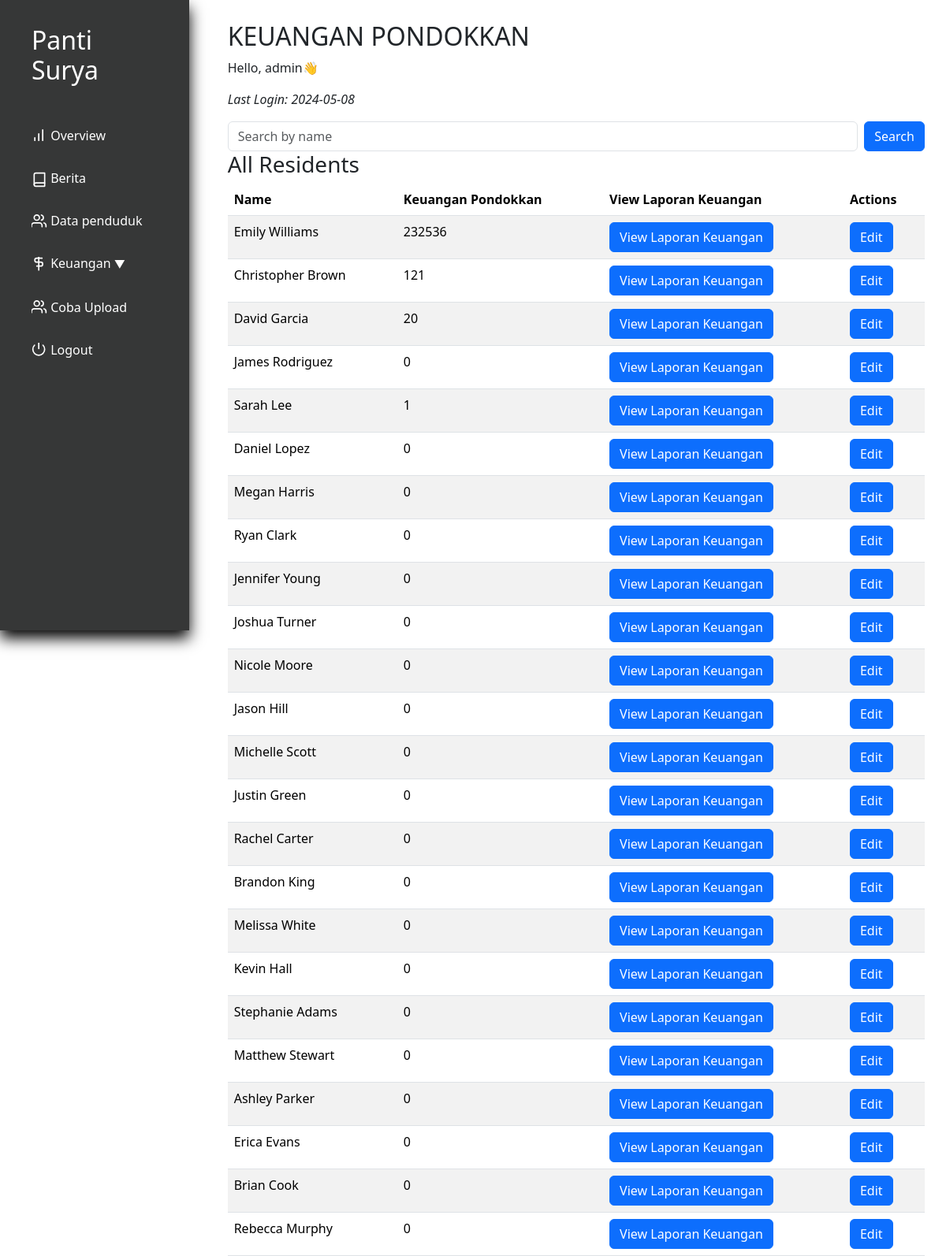
Before: /keuangan_pondokkan.php (signed in) with the older database file.
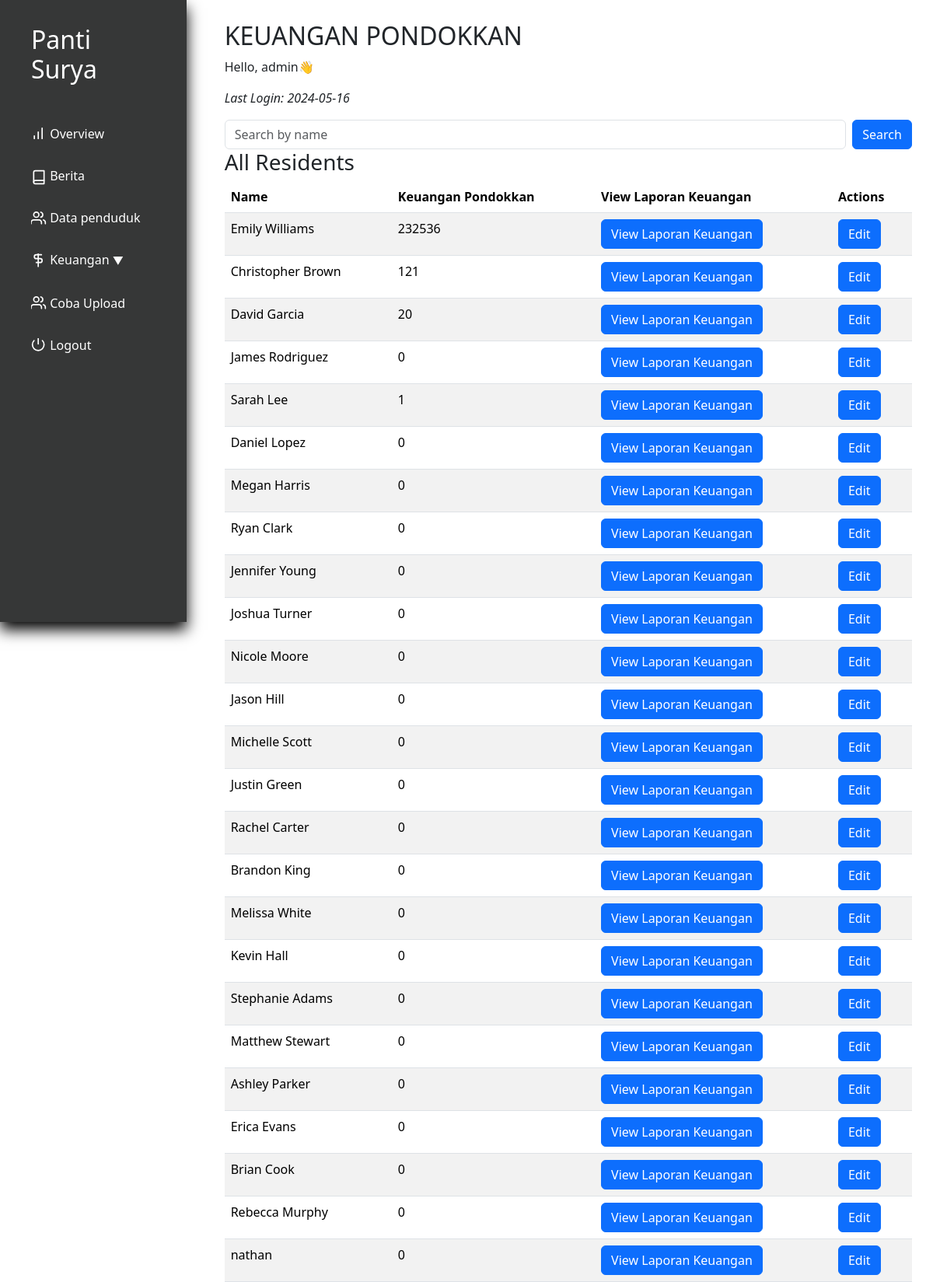
After: the same page with the newer database file.
### tables this page shows
CREATE TABLE `penduduk` (
  `id` int(11) NOT NULL,
  `nama` varchar(250) NOT NULL,
  `alamat` varchar(100) NOT NULL,
  `pengobatan_terakhir` date DEFAULT NULL,
  `email` varchar(200) DEFAULT NULL,
  `notelp` varchar(15) NOT NULL,
  `keuangan_pondokkan` int(11) NOT NULL,
  `keuangan_tabungan` int(11) NOT NULL,
  `keuangan_obat` int(11) NOT NULL,
  `keuangan_total` int(11) NOT NULL,
  `profile_picture` varchar(100) NOT NULL
);

### utils.php (called while the page is built, shortened)
<?php
    class myDB{
        private $host = "localhost";
        private $username = "root";
        private $password = "";
        private $database = "pantisurya";
        private $db;
        function __construct(){
            if ($this->db == null){
                try {
                    $this->db = new PDO("mysql:host=$this->host;dbname=$this->database", $this->username, $this->password);
                    $this->db->setAttribute(PDO::ATTR_ERRMODE, PDO::ERRMODE_EXCEPTION);
                } catch(PDOException $e) {
                    echo "Connection failed: " . $e->getMessage();
                }
            }
        }
        public function prepare($query) {
            return $this->db->prepare($query);
        }
    }
?>

### keuangan_pondokkan.php (the view, shortened to what this page needs)
<?php
require "utils.php";
$db = new myDB();
$stmt_all_residents = $db->prepare("SELECT * FROM penduduk");
$stmt_all_residents->execute();
$residents = $stmt_all_residents->fetchAll(PDO::FETCH_ASSOC);
?>
<!DOCTYPE html>
<html lang="en">
<head>
    <link href="https://cdn.jsdelivr.net/npm/bootstrap@5.3.3/dist/css/bootstrap.min.css" rel="stylesheet">
    <link rel="stylesheet" href="layout/indexstyle.css">
</head>
<body>
    <div class="app">
        <div class="dashboard">
            <?php include 'nav.php'?>
            <div class="main">
                <h2>KEUANGAN PONDOKKAN</h2>
                <p>Hello, <?php echo isset($_SESSION["username"]) ? $_SESSION["username"] : 'N/A'; ?>👋</p>
                <p style="font-style: italic;">Last Login: <?php echo isset($_SESSION["last_access"]) ? $_SESSION["last_access"] : 'N/A'; ?></p>
                <div class="search-bar">
                    <form method="POST" class="d-flex">
                        <input type="text" name="search" placeholder="Search by name" class="form-control me-2">
                        <button type="submit" class="btn btn-primary">Search</button>
                    </form>
                </div>
                <div class="residents-table">
                    <h3>All Residents</h3>
                    <table class="table table-striped">
                        <thead>
                            <tr>
                                <th>Name</th>
                                <th>Keuangan Pondokkan</th>
                                <th>View Laporan Keuangan</th>
                                <th>Actions</th>
                            </tr>
                        </thead>
                        <tbody>
                            <?php foreach($residents as $resident): ?>
                            <tr>
                                <td><?php echo $resident['nama']; ?></td>
                                <td><?php echo $resident['keuangan_pondokkan']; ?></td>
                                <td><button onclick="window.location.href='laporankeuangan.php?id=<?php echo $resident['id']; ?>'" class="btn btn-primary">View Laporan Keuangan</button></td>
                                <td><a href="edit_balance_pondokkan.php?id=<?php echo $resident['id']; ?>" class="btn btn-primary">Edit</a></td>
                            </tr>
                            <?php endforeach; ?>
                        </tbody>
                    </table>
                </div>
            </div>
        </div>
    </div>
</body>
</html>

Changed rows visible on the page:
added penduduk: nama "nathan", keuangan_pondokkan "0"
Other visible differences:
$_SESSION["last_access"]: "2024-05-08" → "2024-05-16"
